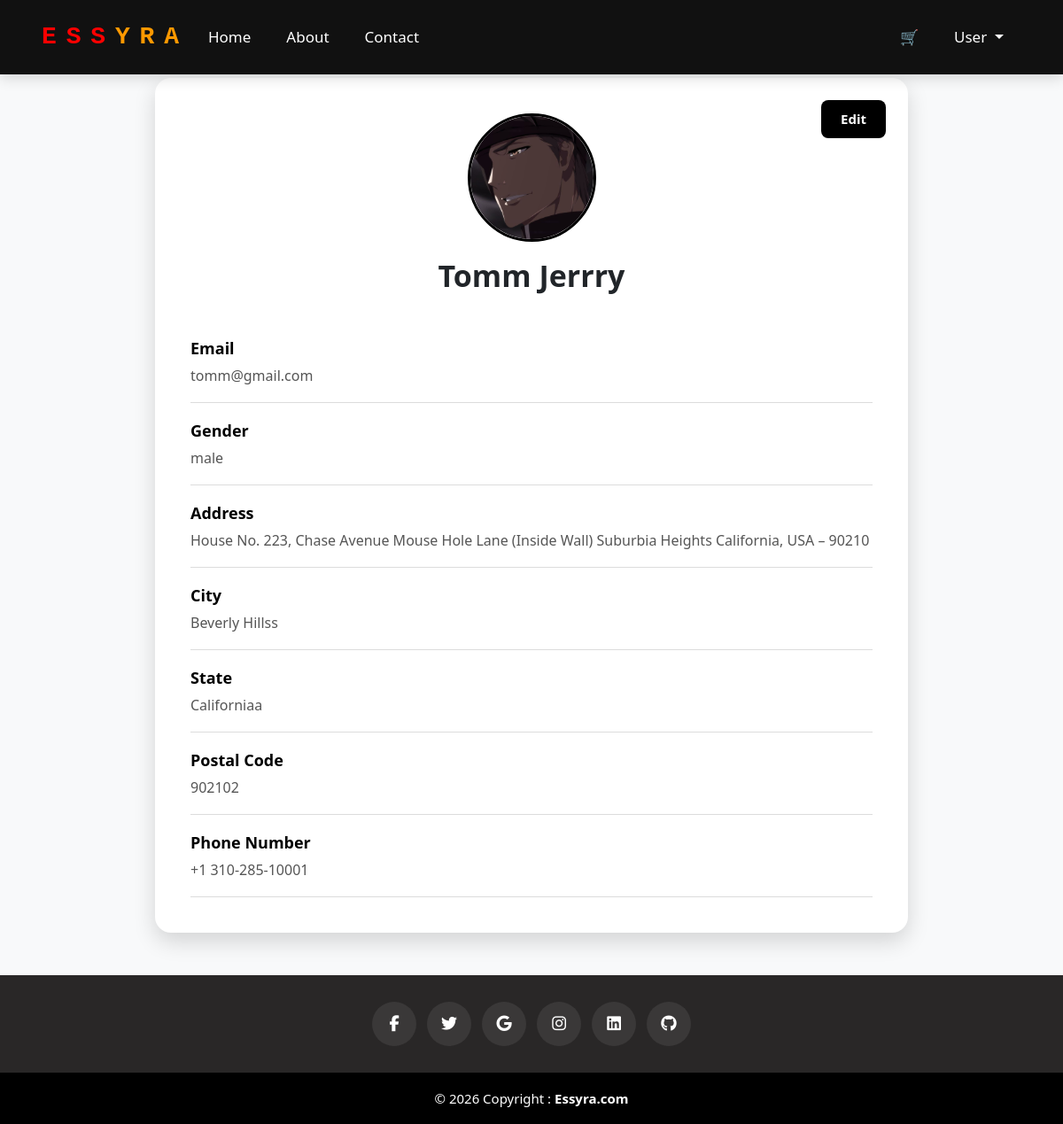
The app's page /profileview (signed in) with its own data.
### user/models.py (models this page shows)
class Register(models.Model):
    user=models.OneToOneField(User,on_delete=models.CASCADE) #Uses ForeignKey / OneToOne relation
    gender=models.CharField(max_length=100)
    address=models.CharField(max_length=100)
    city=models.CharField(max_length=100)
    state=models.CharField(max_length=100)
    postalcode=models.CharField(max_length=50)
    phonenumber=models.CharField(max_length=100)
    profilephoto=models.FileField(upload_to='media')

### user/views.py (the view)
# urls.py: path('profileview',views.profileview,name='profileview'),
def profileview(request):
    s=get_object_or_404(Register,user=request.user)  #here user in model have all details about user table data|Uses ForeignKey / OneToOne relation
    return render(request,'user/profile.html',{'i':s})

### template/user/profile.html (shortened to what this page needs)
{% extends 'common/base3.html' %}
{% block content %}
<div class="container mt-5 mb-5 p-4 profile-container">
    <div class="text-end">
        <a href="{% url 'profileedit' %}"
           class="edit-btn">
           Edit
        </a>
    </div>
    <div class="text-center">
        <img src="{{i.profilephoto.url}}"
             class="profile-img">
        <h2 class="profile-name">
            {{i.user.first_name}} {{i.user.last_name}}
        </h2>
    </div>
    <div class="profile-details">
        <div class="detail-box">
            <strong>Email</strong>
            <span>{{i.user.email}}</span>
        </div>
        <div class="detail-box">
            <strong>Gender</strong>
            <span>{{i.gender}}</span>
        </div>
        <div class="detail-box">
            <strong>Address</strong>
            <span>{{i.address}}</span>
        </div>
        <div class="detail-box">
            <strong>City</strong>
            <span>{{i.city}}</span>
        </div>
        <div class="detail-box">
            <strong>State</strong>
            <span>{{i.state}}</span>
        </div>
        <div class="detail-box">
            <strong>Postal Code</strong>
            <span>{{i.postalcode}}</span>
        </div>
        <div class="detail-box">
            <strong>Phone Number</strong>
            <span>{{i.phonenumber}}</span>
        </div>
    </div>
</div>
{% endblock %}

### template/common/base3.html (style rules this page uses)
body { background-color:#ffffff; overflow-x:hidden; }
@media (min-width:992px) and (max-width:1439px) { body { padding-top:90px; } }

### template/user/profile.html (style rules this page uses)
body { padding-top:40px; background-color:#f8f9fa; }
.profile-container { max-width:750px; background-color:#ffffff; border-radius:18px; box-shadow:0 10px 25px rgba(0,0,0,0.15); position:relative; padding:35px !important; overflow:hidden; }
.edit-btn { position:absolute; top:25px; right:25px; text-decoration:none; background-color:#000; color:#fff; padding:8px 20px; border-radius:8px; transition:0.3s; font-size:14px; font-weight:600; }
.profile-img { width:130px; height:130px; object-fit:cover; border-radius:50%; border:3px solid #000; }
.profile-name { margin-top:18px; font-size:30px; font-weight:700; }
.profile-details { margin-top:30px; }
.detail-box { border-bottom:1px solid #dcdcdc; padding:14px 0; }
.detail-box strong { display:block; margin-bottom:5px; color:#000; font-size:16px; }
.detail-box span { color:#555; font-size:15px; word-break:break-word; }
@media (min-width:992px) and (max-width:1439px) { .profile-container { max-width:850px; padding:40px !important; } }
@media (min-width:992px) and (max-width:1439px) { .profile-img { width:145px; height:145px; } }
@media (min-width:992px) and (max-width:1439px) { .profile-name { font-size:34px; } }
@media (min-width:992px) and (max-width:1439px) { .detail-box { padding:18px 0; } }
@media (min-width:992px) and (max-width:1439px) { .detail-box strong { font-size:18px; } }
@media (min-width:992px) and (max-width:1439px) { .detail-box span { font-size:16px; } }
@media (min-width:992px) and (max-width:1439px) { .edit-btn { font-size:15px; padding:10px 22px; } }

### records on screen
Register: profilephoto (picture), user.first_name "Tomm", user.last_name "Jerrry", user.email "tomm@gmail.com", gender "male", address "House No. 223, Chase Avenue Mouse Hole Lane (Inside Wall) Suburbia Heights California, USA – 90210", city "Beverly Hillss", state "Californiaa", postalcode "902102", phonenumber "+1 310-285-10001"
